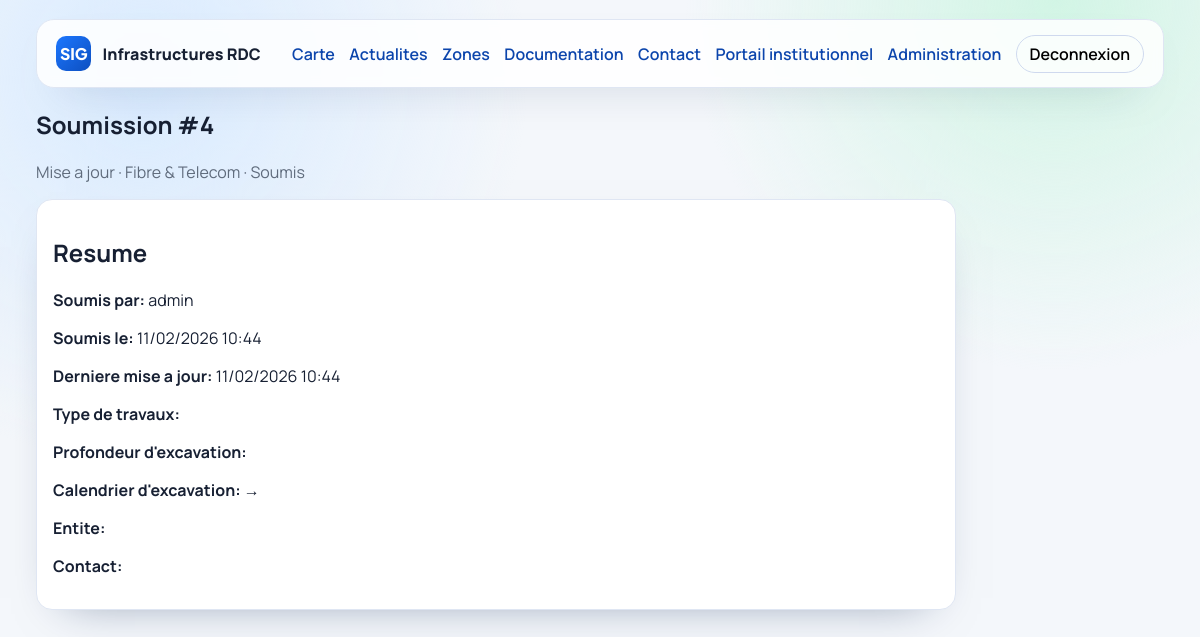
Page /institution/history/4 (signed in) on the committed database.
### portal/models.py (models this page shows, shortened)
class TimeStampedModel(models.Model):
    created_at = models.DateTimeField(auto_now_add=True)
    updated_at = models.DateTimeField(auto_now=True)
    class Meta:
        abstract = True

class ChangeRequest(TimeStampedModel):
    class Action(models.TextChoices):
        CREATE = "CREATE", "Creation"
        UPDATE = "UPDATE", "Mise a jour"
        DELETE = "DELETE", "Suppression"
    class Status(models.TextChoices):
        DRAFT = "DRAFT", "Brouillon"
        SUBMITTED = "SUBMITTED", "Soumis"
        APPROVED = "APPROVED", "Approuve"
        REJECTED = "REJECTED", "Rejete"
        NEEDS_CHANGES = "NEEDS_CHANGES", "Correction demandee"
    feature = models.ForeignKey(InfrastructureFeature, null=True, blank=True, on_delete=models.SET_NULL, related_name="change_requests")
    layer = models.ForeignKey(Layer, on_delete=models.PROTECT, related_name="change_requests")
    action = models.CharField(max_length=10, choices=Action.choices, default=Action.UPDATE)
    kml_file = models.FileField(upload_to="requests/kml/", null=True, blank=True)
    proposed_geometry = models.JSONField(default=dict, blank=True)
    proposed_properties = models.JSONField(default=dict, blank=True)
    work_type = models.CharField(max_length=180, default="")
    excavation_depth = models.CharField(max_length=50, default="")
    excavation_start_date = models.DateField(null=True, blank=True)
    excavation_end_date = models.DateField(null=True, blank=True)
    entity_name = models.CharField(max_length=180, default="")
    contact_details = models.TextField(default="")
    status = models.CharField(max_length=20, choices=Status.choices, default=Status.DRAFT)
    comment = models.TextField()
    review_comment = models.TextField(blank=True)
    submitted_by = models.ForeignKey(settings.AUTH_USER_MODEL, on_delete=models.CASCADE, related_name="submitted_requests")
    reviewed_by = models.ForeignKey(settings.AUTH_USER_MODEL, null=True, blank=True, on_delete=models.SET_NULL, related_name="reviewed_requests")
    submitted_at = models.DateTimeField(null=True, blank=True)
    reviewed_at = models.DateTimeField(null=True, blank=True)
    class Meta:
        ordering = ["-updated_at"]

class Layer(TimeStampedModel):
    class InfrastructureType(models.TextChoices):
        ELECTRICITY = "ELECTRICITY", "Electricite"
        WATER_SANITATION = "WATER_SANITATION", "Eau et assainissement"
        FIBER_TELECOM = "FIBER_TELECOM", "Fibre et telecom"
        ROADS = "ROADS", "Voirie"
        DRAINAGE = "DRAINAGE", "Caniveaux et drainage"
    key = models.SlugField(max_length=80, unique=True)
    name = models.CharField(max_length=180)
    infrastructure_type = models.CharField(max_length=20, choices=InfrastructureType.choices)
    description = models.TextField(blank=True)
    is_active = models.BooleanField(default=True)
    public_visible = models.BooleanField(default=True)
    style_config = models.JSONField(default=dict, blank=True)
    visible_fields = models.JSONField(default=list, blank=True)
    required_fields = models.JSONField(default=list, blank=True)
    sensitive_fields = models.JSONField(default=list, blank=True)
    class Meta:
        ordering = ["name"]

### portal/views.py (the view, shortened to what this page needs)
# urls.py: path("institution/history/<int:request_id>", views.institution_request_detail, name="institution_request_detail"),
@role_required(
    UserProfile.Role.INSTITUTION_READER,
    UserProfile.Role.INSTITUTION_EDITOR,
    UserProfile.Role.PROVINCIAL_ADMIN,
    UserProfile.Role.NATIONAL_ADMIN,
)
def institution_request_detail(request, request_id):
    queryset = ChangeRequest.objects.select_related("layer", "feature", "submitted_by", "reviewed_by")
    role = get_user_role(request.user)
    if role in {UserProfile.Role.INSTITUTION_READER, UserProfile.Role.INSTITUTION_EDITOR}:
        queryset = queryset.filter(submitted_by=request.user)
    change_request = get_object_or_404(queryset, pk=request_id)
    can_edit = (
        change_request.submitted_by == request.user
        and role in {UserProfile.Role.INSTITUTION_EDITOR, UserProfile.Role.PROVINCIAL_ADMIN, UserProfile.Role.NATIONAL_ADMIN}
        and change_request.status in {ChangeRequest.Status.NEEDS_CHANGES, ChangeRequest.Status.REJECTED, ChangeRequest.Status.DRAFT}
    )
    form = None
    return render(
        request,
        "portal/institution/request_detail.html",
        {
            "item": change_request,
            "can_edit": can_edit,
            "form": form,
        },
    )

### portal/context_processors.py (called while the page is built)
def navigation_context(request):
    return {
        "current_role": get_user_role(getattr(request, "user", None)),
    }

### portal/utils.py (called while the page is built)
def get_user_role(user):
    if not user or not user.is_authenticated:
        return UserProfile.Role.PUBLIC_READER
    if user.is_superuser:
        return UserProfile.Role.NATIONAL_ADMIN
    profile = getattr(user, "profile", None)
    if profile:
        return profile.role
    return UserProfile.Role.PUBLIC_READER

def role_required(*allowed_roles):
    def decorator(view_func):
        @wraps(view_func)
        def wrapped(request, *args, **kwargs):
            if not request.user.is_authenticated:
                return redirect("portal:login")
            role = get_user_role(request.user)
            if role not in allowed_roles and not request.user.is_superuser:
                messages.error(request, "Acces refuse pour ce role.")
                return redirect("portal:home")
            return view_func(request, *args, **kwargs)
        return wrapped
    return decorator

### portal/templates/portal/institution/request_detail.html (shortened to what this page needs)
{% extends 'portal/base.html' %}
{% block content %}
<section class="narrow-page">
  <h1>Soumission #{{ item.id }}</h1>
  <p class="muted">{{ item.get_action_display }} · {{ item.layer.name }} · {{ item.get_status_display }}</p>
  <article class="panel">
    <h2>Resume</h2>
    <p><strong>Soumis par:</strong> {{ item.submitted_by.username }}</p>
    <p><strong>Soumis le:</strong> {{ item.submitted_at|date:'d/m/Y H:i' }}</p>
    <p><strong>Derniere mise a jour:</strong> {{ item.updated_at|date:'d/m/Y H:i' }}</p>
    <p><strong>Type de travaux:</strong> {{ item.work_type }}</p>
    <p><strong>Profondeur d'excavation:</strong> {{ item.excavation_depth }}</p>
    <p><strong>Calendrier d'excavation:</strong> {{ item.excavation_start_date|date:'d/m/Y' }} → {{ item.excavation_end_date|date:'d/m/Y' }}</p>
    <p><strong>Entite:</strong> {{ item.entity_name }}</p>
    <p><strong>Contact:</strong> {{ item.contact_details }}</p>
  </article>
</section>
{% endblock %}

### portal/static/portal/css/site.css (style rules this page uses)
:root { --bg: #f4f7fb; --panel: #ffffff; --ink: #172033; --muted: #5f6b7c; --primary: #1464f4; --primary-strong: #0c45ac; --success: #1f9f5a; --danger: #cf4343; --border: #dfe6f3; --shadow: 0 18px 45px -30px rgba(7, 32, 76, 0.5); }
* { box-sizing: border-box; }
body { margin: 0; font-family: 'Manrope', sans-serif; color: var(--ink); background: radial-gradient(circle at 12% 10%, #d9ebff 0, transparent 30%), radial-gradient(circle at 88% 0%, #d2f5e5 0, transparent 28%), var(--bg); }
.stat-card, .panel { background: var(--panel); border: 1px solid var(--border); border-radius: 16px; padding: 1rem; box-shadow: var(--shadow); }
.narrow-page { width: min(920px, 100%); }
.muted { color: var(--muted); }

### rows in the picture
ChangeRequest: id "4", action "Mise a jour", layer.name "Fibre & Telecom", status "Soumis", submitted_by.username "admin", submitted_at "11/02/2026 10:44", updated_at "11/02/2026 10:44"
